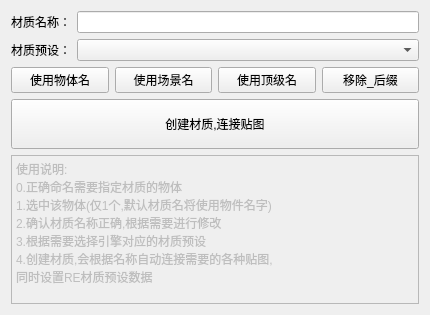
<?xml version="1.0" encoding="UTF-8"?>
<ui version="4.0">
 <class>Form</class>
 <widget class="QWidget" name="Form">
  <property name="windowModality">
   <enum>Qt::NonModal</enum>
  </property>
  <property name="geometry">
   <rect>
    <x>0</x>
    <y>0</y>
    <width>430</width>
    <height>315</height>
   </rect>
  </property>
  <property name="sizePolicy">
   <sizepolicy hsizetype="Preferred" vsizetype="Preferred">
    <horstretch>0</horstretch>
    <verstretch>0</verstretch>
   </sizepolicy>
  </property>
  <property name="windowTitle">
   <string>快速创建材质</string>
  </property>
  <property name="locale">
   <locale language="Chinese" country="China"/>
  </property>
  <layout class="QGridLayout" name="gridLayout">
   <item row="2" column="0">
    <layout class="QHBoxLayout" name="horizontalLayout_3">
     <item>
      <widget class="QPushButton" name="btnUseObjectName">
       <property name="text">
        <string>使用物体名</string>
       </property>
      </widget>
     </item>
     <item>
      <widget class="QPushButton" name="btnUseSceneName">
       <property name="text">
        <string>使用场景名</string>
       </property>
      </widget>
     </item>
     <item>
      <widget class="QPushButton" name="btnUseRootName">
       <property name="toolTip">
        <string>使用当前物体的最顶层父级名</string>
       </property>
       <property name="text">
        <string>使用顶级名</string>
       </property>
      </widget>
     </item>
     <item>
      <widget class="QPushButton" name="btnRemoveSuffix">
       <property name="toolTip">
        <string>移除名称中最后以_或__开始部分</string>
       </property>
       <property name="text">
        <string>移除_后缀</string>
       </property>
      </widget>
     </item>
    </layout>
   </item>
   <item row="0" column="0">
    <layout class="QHBoxLayout" name="horizontalLayout">
     <item>
      <widget class="QLabel" name="lblMatName">
       <property name="text">
        <string>材质名称：</string>
       </property>
      </widget>
     </item>
     <item>
      <widget class="QLineEdit" name="txtMatName"/>
     </item>
    </layout>
   </item>
   <item row="1" column="0">
    <layout class="QHBoxLayout" name="horizontalLayout_2">
     <item>
      <widget class="QLabel" name="lblPreset">
       <property name="text">
        <string>材质预设：</string>
       </property>
      </widget>
     </item>
     <item>
      <widget class="QComboBox" name="cbPreset">
       <property name="sizePolicy">
        <sizepolicy hsizetype="Expanding" vsizetype="Fixed">
         <horstretch>0</horstretch>
         <verstretch>0</verstretch>
        </sizepolicy>
       </property>
      </widget>
     </item>
    </layout>
   </item>
   <item row="6" column="0">
    <widget class="QPlainTextEdit" name="txtUsage">
     <property name="enabled">
      <bool>false</bool>
     </property>
     <property name="readOnly">
      <bool>true</bool>
     </property>
     <property name="plainText">
      <string>使用说明:
0.正确命名需要指定材质的物体
1.选中该物体(仅1个,默认材质名将使用物件名字)
2.确认材质名称正确,根据需要进行修改
3.根据需要选择引擎对应的材质预设
4.创建材质,会根据名称自动连接需要的各种贴图,
同时设置RE材质预设数据</string>
     </property>
    </widget>
   </item>
   <item row="4" column="0">
    <widget class="QPushButton" name="btnCreateMat">
     <property name="sizePolicy">
      <sizepolicy hsizetype="Expanding" vsizetype="Fixed">
       <horstretch>0</horstretch>
       <verstretch>0</verstretch>
      </sizepolicy>
     </property>
     <property name="minimumSize">
      <size>
       <width>0</width>
       <height>50</height>
      </size>
     </property>
     <property name="text">
      <string>创建材质,连接贴图</string>
     </property>
    </widget>
   </item>
   <item row="5" column="0">
    <spacer name="verticalSpacer">
     <property name="orientation">
      <enum>Qt::Vertical</enum>
     </property>
     <property name="sizeHint" stdset="0">
      <size>
       <width>20</width>
       <height>40</height>
      </size>
     </property>
    </spacer>
   </item>
   <item row="3" column="0">
    <spacer name="verticalSpacer_2">
     <property name="orientation">
      <enum>Qt::Vertical</enum>
     </property>
     <property name="sizeHint" stdset="0">
      <size>
       <width>20</width>
       <height>40</height>
      </size>
     </property>
    </spacer>
   </item>
  </layout>
 </widget>
 <resources/>
 <connections/>
</ui>
